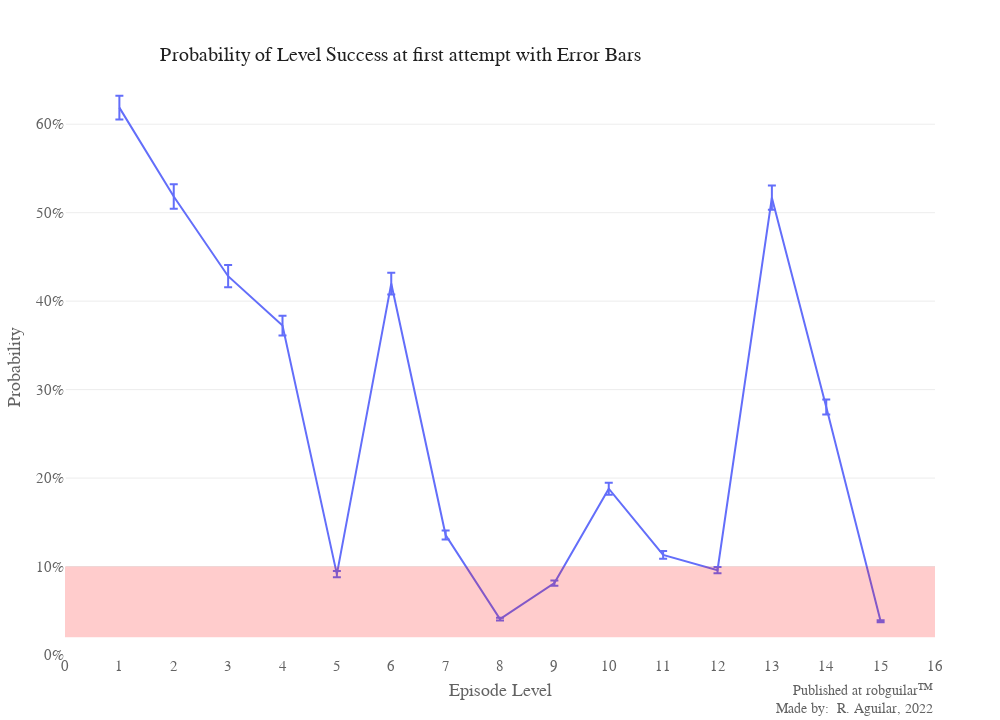

The notebook cell saved with this chart:
### Markdown cell above
We have a measure of uncertainty for each levels' difficulty. As always, this would be more appealing if we plot it.

Let's use *error bars* to show this uncertainty in the plot. We will set the height of the error bars to one standard error. The upper limit and the lower limit of each error bar should be defined by:

$p_{win}  \pm \sigma_{error}$

### Code cell
# Lineplot of Success Probability per Level
line3 = px.line(difficulty, x='level', y="p_win",
                title = "Probability of Level Success at first attempt with Error Bars",
                labels = {"p_win":"Probability", "level":"Episode Level"},
                error_y="error")
line3.update_layout(layout)
line3.update_xaxes(range=[0,16], tick0 = 1, dtick = 1)
line3.update_yaxes(range=[0,0.65], tick0 = 0, dtick = 0.1)
line3.update_layout(yaxis_tickformat = "0%")
line3.add_hrect(y0=0.02, y1=0.1, line_width=0, fillcolor="red", opacity=0.2)
line3.add_annotation(sign)
line3.show()

### Figure 1 — Plotly figure (JSON) as saved in the notebook; plotly's stock layout.template omitted (floating-point values rounded to 4 significant figures)
{"data": [{"error_y": {"array": [0.01336, 0.01394, 0.01258, 0.01111, 0.00346, 0.01237, 0.00509, 0.001568, 0.003011, 0.00682, 0.004345, 0.003554, 0.01372, 0.008531, 0.001098]}, "hovertemplate": "Episode Level=%{x}<br>Probability=%{y}<extra></extra>", "legendgroup": "", "line": {"color": "#636efa", "dash": "solid"}, "mode": "lines", "name": "", "orientation": "v", "showlegend": false, "type": "scatter", "x": [1, 2, 3, 4, 5, 6, 7, 8, 9, 10, 11, 12, 13, 14, 15], "xaxis": "x", "y": [0.6188, 0.5183, 0.4282, 0.3724, 0.09139, 0.4199, 0.1357, 0.04053, 0.0813, 0.188, 0.1132, 0.09595, 0.517, 0.2803, 0.03809], "yaxis": "y"}], "layout": {"activeshape": {"opacity": 0.7}, "annotations": [{"align": "right", "font": {"size": 14}, "showarrow": false, "text": "Published at <a href='https://www.robguilar.com'>robguilar&#8482;</a><br>Made by:  R. Aguilar, 2022", "visible": true, "x": 1, "xref": "paper", "y": -0.11, "yref": "paper"}], "autosize": true, "autotypenumbers": "convert types", "font": {"color": "#636363", "family": "segoe ui light", "size": 15}, "grid": {"pattern": "coupled", "roworder": "bottom to top", "xgap": 0.5, "xside": "bottom", "ygap": 0.5}, "height": 720, "hoverdistance": 50, "hoverlabel": {"align": "left", "bgcolor": "#3D5165", "bordercolor": "#fff", "font": {"color": "#FFFFFF", "family": "segoe ui light", "size": 15}}, "legend": {"bordercolor": "#F70000", "font": {"size": 15}, "itemclick": "toggleothers", "itemdoubleclick": false, "itemwidth": 30, "title": {"font": {"color": "#202020", "size": 17}, "side": "top"}, "tracegroupgap": 0, "x": 1.05}, "margin": {"b": 65, "l": 65, "pad": 0, "r": 65, "t": 80}, "newshape": {"line": {"color": "#3D5165", "width": 1.5}, "opacity": 0.7}, "paper_bgcolor": "#FFFFFF", "plot_bgcolor": "#FFFFFF", "separators": ". ", "shapes": [{"fillcolor": "red", "line": {"width": 0}, "opacity": 0.2, "type": "rect", "x0": 0, "x1": 1, "xref": "x domain", "y0": 0.02, "y1": 0.1, "yref": "y"}], "showlegend": true, "title": {"font": {"color": "#202020", "family": "bahnschrift light", "size": 20}, "pad": {"b": 15, "l": 1}, "text": "Probability of Level Success at first attempt with Error Bars", "x": 0.4, "xanchor": "center", "y": 0.935, "yanchor": "top", "yref": "container"}, "width": 1000, "xaxis": {"anchor": "free", "automargin": true, "domain": [0, 1], "dtick": 1, "gridcolor": "#fff", "position": 0, "range": [0, 16], "showgrid": false, "showspikes": false, "spikecolor": "#DEDEDE", "spikethickness": 1.5, "tick0": 1, "tickcolor": "#FD0000", "ticklabelposition": "outside", "title": {"standoff": 10, "text": "Episode Level"}, "zeroline": true, "zerolinecolor": "#fff", "zerolinewidth": 1.5}, "yaxis": {"anchor": "x", "automargin": true, "domain": [0, 1], "dtick": 0.1, "gridcolor": "#EDEDED", "range": [0, 0.65], "showspikes": false, "spikecolor": "#DEDEDE", "spikethickness": 1.5, "tick0": 0, "tickformat": "0%", "ticklabelposition": "outside", "tickprefix": "", "ticksuffix": "", "title": {"standoff": 10, "text": "Probability"}, "zeroline": true, "zerolinecolor": "#fff", "zerolinewidth": 1.5}}}
